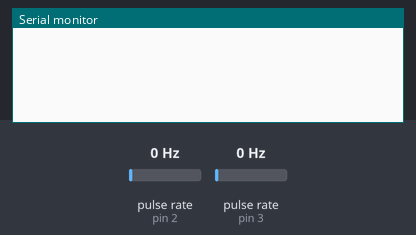
Recording of a sketch running on a simulated Arduino Nano, built with avr-gcc and run on an emulated ATmega328P. Parts: the last lines printed to the serial monitor. Wiring (inferred from the names in the program): 2 × pulse sensor: data pin 2 / data pin 3. The inputs (shaded band) are chosen by the test bench; at power-on: pulse rate (sensors on pin 2, pin 3) 0 Hz.

Above: at 1.2 s.
1.3 s: pulse rate (sensor on pin 2) set to 2 Hz
At 2.28 s:
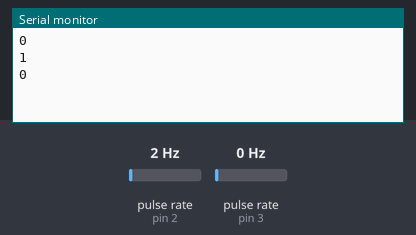
3.3 s: pulse rate (sensor on pin 3) set to 4 Hz
At 3.59 s:
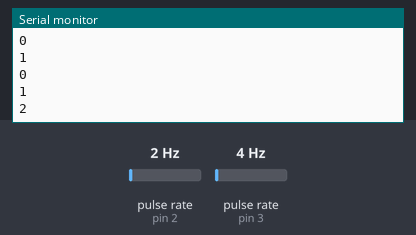
4.8 s: pulse rate (sensor on pin 2) set to 50 Hz
At 4.84 s:
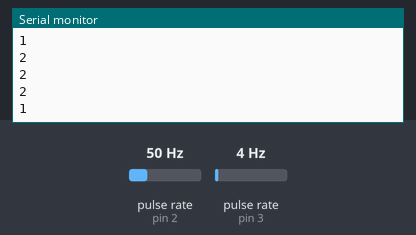
6.3 s: pulse rate (sensor on pin 3) set to 150 Hz
At 7.4 s:
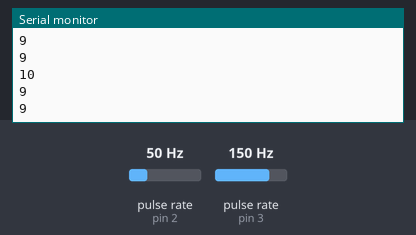
Timing chart, 0 to 8.8 s (numbered marks = the images above; inputs shaded):
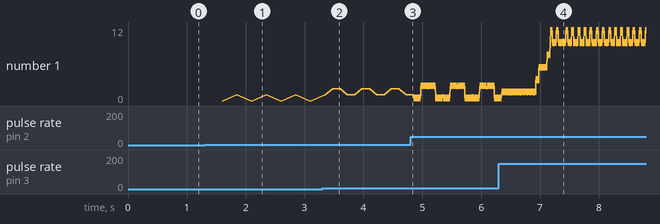

Measured:
- the behaviour switches between 0 and 1 Hz on pulse rate (sensor on pin 2) (found by bisection; images 0 and 1)
- after the input at 1.3 s, the serial monitor: prints a new line after 0.30 s (image 1)
- after the input at 3.3 s, the serial monitor: prints a new line after 0.18 s (image 2)
- after the input at 6.3 s, the serial monitor: prints a new line after 0.63 s (image 4)
- plotted number 1: 0 → 11 after the input at 6.3 s

The sketch:

Rotary_test.ino
```cpp
//these pins can not be changed 2/3 are special pins
int encoderPin1 = 3;
int encoderPin2 = 2;

volatile int lastEncoded = 0;
volatile long encoderValue = 0;

long lastencoderValue = 0;
void setup() {
  Serial.begin (9600);

  pinMode(encoderPin1, INPUT_PULLUP);
  pinMode(encoderPin2, INPUT_PULLUP);
  pinMode(A7, OUTPUT);

  //call updateEncoder() when any high/low changed seen
  //on interrupt 0 (pin 2), or interrupt 1 (pin 3)
  attachInterrupt(0, updateEncoder, CHANGE);
  attachInterrupt(1, updateEncoder, CHANGE);

}

void loop() {
  //Do stuff here
  digitalWrite(LED_BUILTIN, HIGH);
  delay(1000); //just here to slow down the output, and show it will work even during a delay
  digitalWrite(LED_BUILTIN, LOW);
  delay(1000); //just here to slow down the output, and show it will work even during a delay
}

void updateEncoder() {
  int MSB = digitalRead(encoderPin1); //MSB = most significant bit
  int LSB = digitalRead(encoderPin2); //LSB = least significant bit

  int encoded = (MSB << 1) | LSB; //converting the 2 pin value to single number
  int sum = (lastEncoded << 2) | encoded; //adding it to the previous encoded value
  static unsigned long lastInterruptTime = 0;
  unsigned long interruptTime = millis();

  // If interrupts come faster than 5ms, assume it's a bounce and ignore
  if (interruptTime - lastInterruptTime > 500
  ) {
  if (sum == 0b1101 || sum == 0b0100 || sum == 0b0010 || sum == 0b1011) encoderValue ++; // Do something with the sums
  if (sum == 0b1110 || sum == 0b0111 || sum == 0b0001 || sum == 0b1000) encoderValue --;
  }
  lastEncoded = encoded; //store this value for next time
  encoderValue = min(500, max(0, encoderValue));
  Serial.println(encoderValue);
}
```
